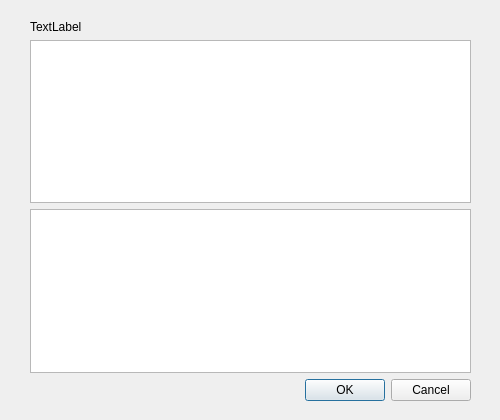
<?xml version="1.0" encoding="UTF-8"?>
<ui version="4.0">
 <class>Dialog</class>
 <widget class="QDialog" name="Dialog">
  <property name="geometry">
   <rect>
    <x>0</x>
    <y>0</y>
    <width>500</width>
    <height>420</height>
   </rect>
  </property>
  <property name="windowTitle">
   <string>Dialog</string>
  </property>
  <widget class="QWidget" name="layoutWidget">
   <property name="geometry">
    <rect>
     <x>30</x>
     <y>20</y>
     <width>441</width>
     <height>381</height>
    </rect>
   </property>
   <layout class="QVBoxLayout" name="verticalLayout">
    <item>
     <widget class="QLabel" name="label">
      <property name="text">
       <string>TextLabel</string>
      </property>
     </widget>
    </item>
    <item>
     <widget class="QListWidget" name="listWidget"/>
    </item>
    <item>
     <widget class="QTextBrowser" name="textBrowser"/>
    </item>
    <item>
     <widget class="QDialogButtonBox" name="buttonBox">
      <property name="orientation">
       <enum>Qt::Horizontal</enum>
      </property>
      <property name="standardButtons">
       <set>QDialogButtonBox::Cancel|QDialogButtonBox::Ok</set>
      </property>
     </widget>
    </item>
   </layout>
  </widget>
 </widget>
 <resources/>
 <connections>
  <connection>
   <sender>buttonBox</sender>
   <signal>accepted()</signal>
   <receiver>Dialog</receiver>
   <slot>accept()</slot>
   <hints>
    <hint type="sourcelabel">
     <x>248</x>
     <y>254</y>
    </hint>
    <hint type="destinationlabel">
     <x>157</x>
     <y>274</y>
    </hint>
   </hints>
  </connection>
  <connection>
   <sender>buttonBox</sender>
   <signal>rejected()</signal>
   <receiver>Dialog</receiver>
   <slot>reject()</slot>
   <hints>
    <hint type="sourcelabel">
     <x>316</x>
     <y>260</y>
    </hint>
    <hint type="destinationlabel">
     <x>286</x>
     <y>274</y>
    </hint>
   </hints>
  </connection>
 </connections>
</ui>
